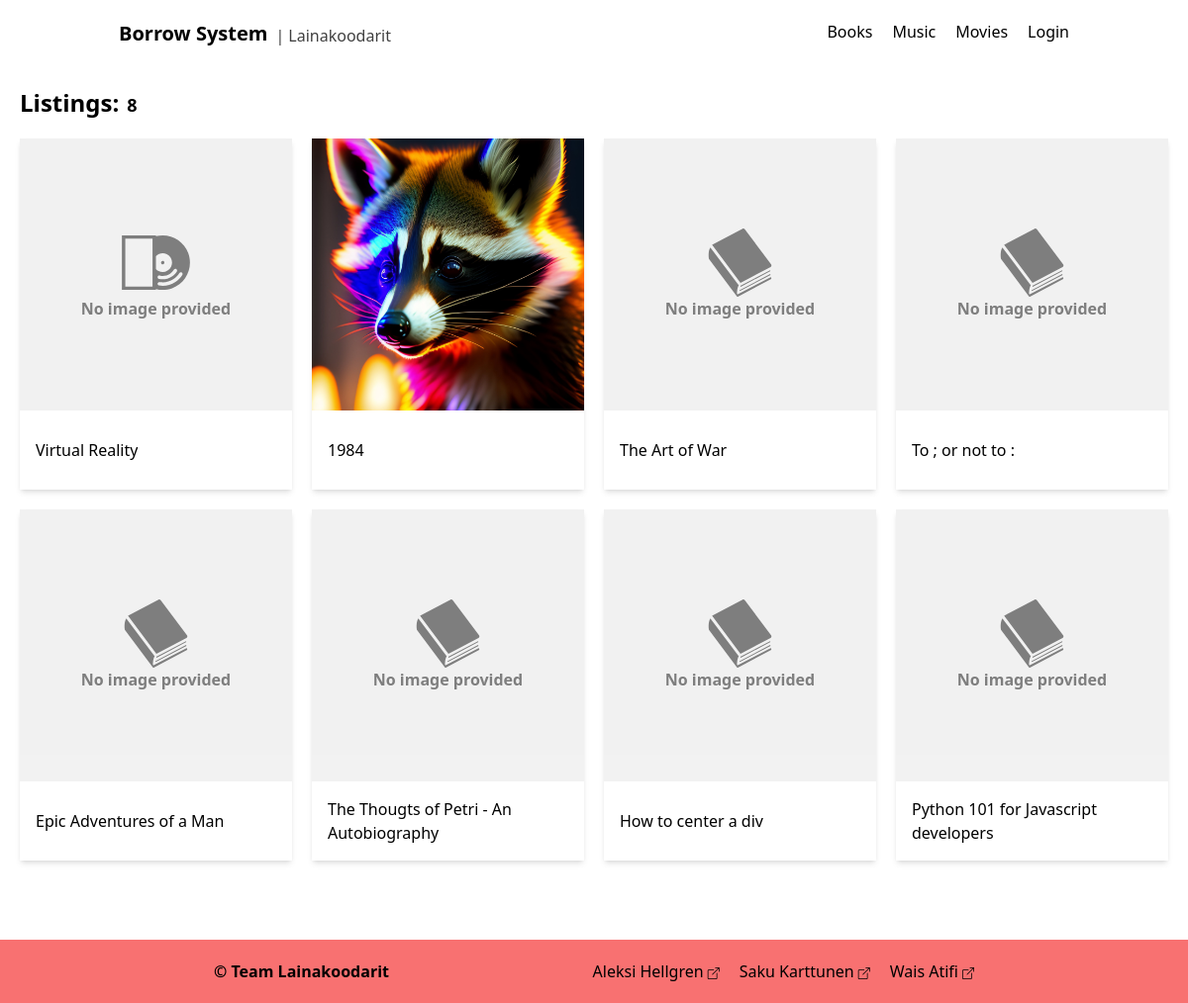
Page /list on the earlier database version.
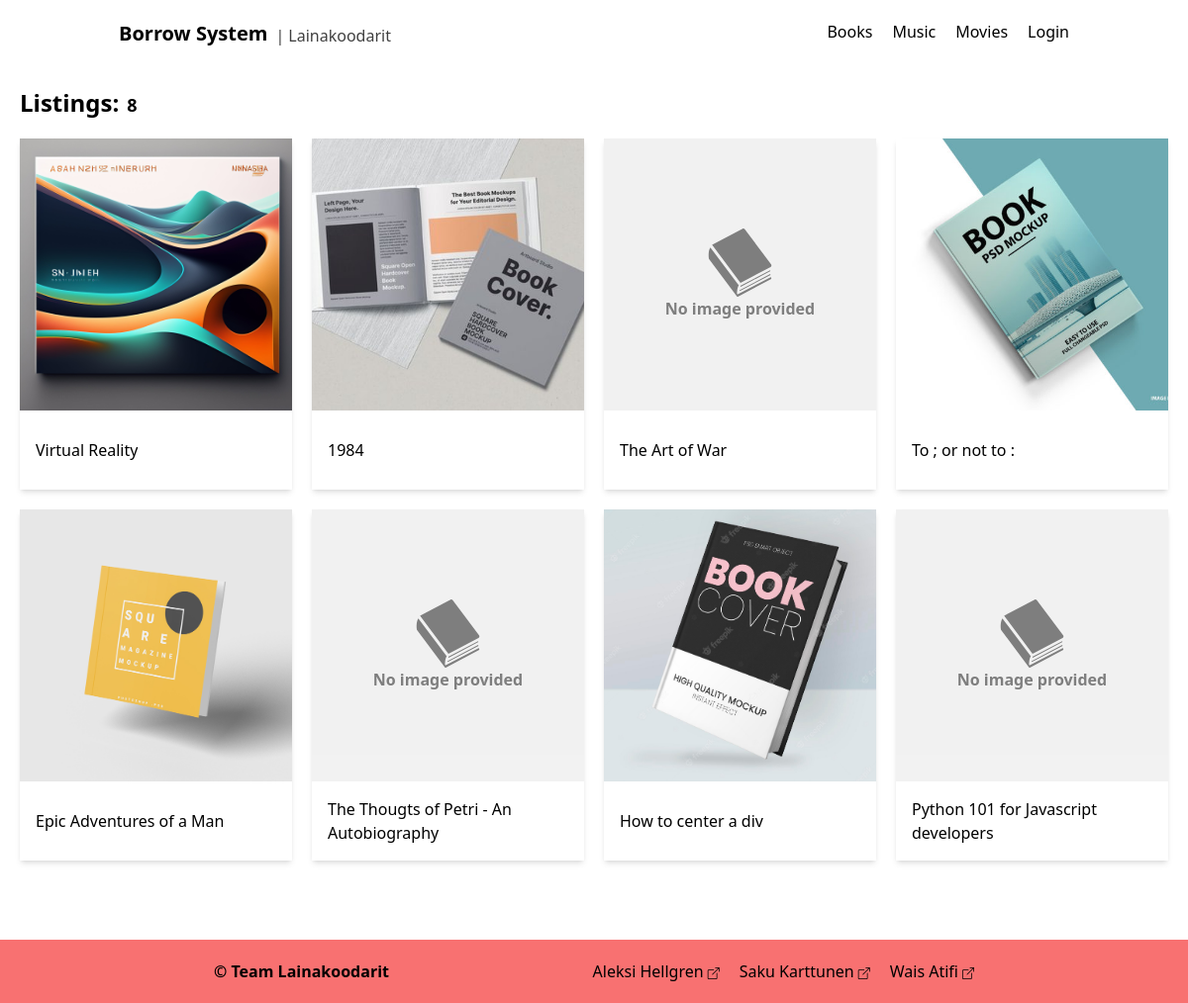
Same page on the later database version.
### borrow/models.py (models this page shows, shortened)
class Product(models.Model):
    name = models.CharField(max_length=50)
    genre = models.CharField(max_length=30)
    description = models.TextField(
        max_length=750, default="description not available")
    date_added = models.DateField(auto_now_add=True)
    author = models.ManyToManyField(Author)
    category = models.CharField(max_length=30)
    amount = models.SmallIntegerField(default=0)
    loaned_amount = models.SmallIntegerField(default=0)
    genre = models.CharField(max_length=30, blank=True, null=True)
    language = models.CharField(max_length=30, blank=True, null=True)
    image = models.ImageField(
        upload_to="images/", blank=True, null=True)
    thumbnail = models.CharField(
        max_length=75, blank=True, null=True, editable=False)
    class Meta:
        ordering = ["name"]

### borrow/views.py (the view)
# urls.py: path('list', views.ProductListView.as_view(), name='list'),
class ProductListView(generic.ListView):
    template_name = 'borrow/product_list.html'
    context_object_name = 'listings'
    model = Product
    def get_queryset(self):
        queryset = Product.objects
        if not self.request.GET:
            return queryset.order_by('-date_added')
        category_filter = self.request.GET['category']
        if category_filter:
            queryset = queryset.filter(category=category_filter)
        return queryset.order_by('-date_added')

### borrow/templates/borrow/product_list.html (shortened to what this page needs)
{% extends 'base.html' %}
{% block content %}
  <header class="max-w-[1200px] mx-auto px-5 my-5">
    <div class="flex items-end gap-x-2 text-lg font-semibold">
      <h1 class="text-2xl font-bold">Listings:</h1>
      <p>{{ listings.count }}</p>
    </div>
  </header>
  <section class="max-w-[1200px] mx-auto px-5 mb-20">
    <div class="grid gap-5 sm:grid-cols-2 md:grid-cols-3 lg:grid-cols-4">
    {% for listing in listings %}
      <a href="{% url 'borrow:product' listing.id %}" draggable="false"
        class="product-card shadow-md flex flex-col select-none group">
        <div class="product-img overflow-hidden aspect-[4/3] sm:aspect-square group relative">
          {% if listing.image %}
            <img src="{{ listing.image.url }}" alt="{{ listing.name}} -thumbnail" width="200" height="200" draggable="false"
              class="object-cover w-full h-full transition-all group-hover:scale-110"/>
          {% else %}
          {% load static %}
          <div class="object-cover w-full h-full flex flex-col justify-center bg-neutral-200
            opacity-50 transition-all group-hover:scale-110">
            <img src="{% static 'icons/default-' %}{{ listing.category }}.svg" alt="{{ listing.name}} -thumbnail" width="200" height="200" draggable="false"
              class="w-full h-1/4"/>
            <p class="text-center font-semibold">No image provided</p>
          </div>
          {% endif %}
        </div>
        <div class="product-title px-4 py-2 flex items-center h-16 sm:h-20">
          <h3 class="line-clamp-1 group-hover:underline sm:line-clamp-2">{{ listing.name }}</h3>
        </div>
      </a>
    {% endfor %}
    </div>
  </section>
{% endblock %}

### templates/base.html (shortened to what this page needs)
<!DOCTYPE html>
<html lang="en">
  <head>
    <script src="https://cdn.tailwindcss.com"></script>
    <link rel="stylesheet" href="https://cdn.jsdelivr.net/npm/bootstrap-icons@1.10.4/font/bootstrap-icons.css"/>
    {% load static %}
  </head>
  <body class="min-h-screen min-h-[100svh] flex flex-col justify-between">
    <nav class="w-full max-w-[1000px] mx-auto flex justify-between p-5">
      <div class="flex gap-x-2 justify-center items-end">
        <a href="{% url 'borrow:index' %}" class="text-center text-xl font-bold">Borrow System</a>
        <p class="text-center opacity-75 hidden sm:block">| Lainakoodarit</p>
      </div>
      <ul class="flex gap-x-5">
        <li>
          <a href="{% url 'borrow:list' %}?category=book">Books</a>
        </li>
        <li>
          <a href="{% url 'borrow:list' %}?category=music">Music</a>
        </li>
        <li>
          <a href="{% url 'borrow:list' %}?category=movie">Movies</a>
        </li>
        {% if user.is_authenticated %}
        <li>
          <p class="text-red-500">Hello {{user}} </p>
        </li>
        <li>
          <a href="{% url 'profile' %}">My profile</a>
        </li>
        <li>
          <a href="{% url 'logout' %}">Logout</a>
        </li>
        {% else%}
        <li>
          <a href="{% url 'login' %}">Login</a>
        </li>
        {% endif%}
      </ul>
    </nav>
    <div>
      {% block content %}
      {% endblock %}
    </div>
    <footer class="bg-red-400 p-5">
      <div class="mx-auto max-w-3xl flex gap-x-10 sm:justify-between flex-col gap-y-2 text-center sm:text-start sm:flex-row">
        <p class="font-semibold">&copy; Team Lainakoodarit</p>
        <div class="flex flex-wrap gap-y-1 gap-x-5 justify-center">
          <a href="https://github.com/AleksiHel" target="_blank" class="transition-all hover:opacity-50">Aleksi Hellgren<i class="bi bi-box-arrow-up-right text-xs pl-1"></i></a>
          <a href="https://github.com/sakuexe" target="_blank" class="transition-all hover:opacity-50">Saku Karttunen<i class="bi bi-box-arrow-up-right text-xs pl-1"></i></a>
          <a href="https://github.com/Waisatifi" target="_blank" class="transition-all hover:opacity-50">Wais Atifi<i class="bi bi-box-arrow-up-right text-xs pl-1"></i></a>
        </div>
      </div>
    </footer>
  </body>
</html>

Differences in the rows shown:
changed Product "Virtual Reality": image: picture added; category: picture removed; no longer shows "No image provided"
changed Product (number 2 of 8 on the later page): image: picture removed, a placeholder shows
changed Product "To ; or not to :": image: picture added; category: picture removed; no longer shows "No image provided"
changed Product "Epic Adventures of a Man": image: picture added; category: picture removed; no longer shows "No image provided"
changed Product "How to center a div": image: picture added; category: picture removed; no longer shows "No image provided"
